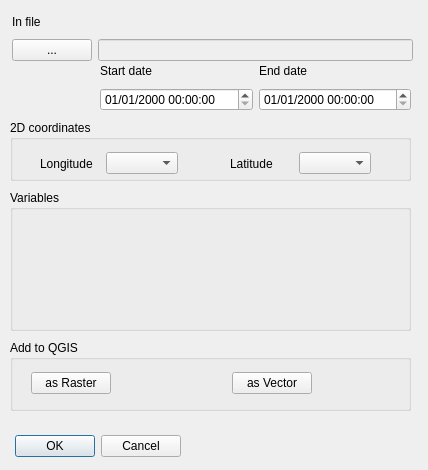
<?xml version="1.0" encoding="UTF-8"?>
<ui version="4.0">
 <class>Dialog</class>
 <widget class="QDialog" name="Dialog">
  <property name="geometry">
   <rect>
    <x>0</x>
    <y>0</y>
    <width>428</width>
    <height>470</height>
   </rect>
  </property>
  <property name="windowTitle">
   <string>Dialog</string>
  </property>
  <widget class="QDialogButtonBox" name="buttonBox">
   <property name="geometry">
    <rect>
     <x>10</x>
     <y>430</y>
     <width>171</width>
     <height>32</height>
    </rect>
   </property>
   <property name="orientation">
    <enum>Qt::Horizontal</enum>
   </property>
   <property name="standardButtons">
    <set>QDialogButtonBox::Cancel|QDialogButtonBox::Ok</set>
   </property>
  </widget>
  <widget class="QGroupBox" name="variablesGroupBox">
   <property name="geometry">
    <rect>
     <x>10</x>
     <y>190</y>
     <width>401</width>
     <height>141</height>
    </rect>
   </property>
   <property name="title">
    <string>Variables</string>
   </property>
  </widget>
  <widget class="QWidget" name="layoutWidget">
   <property name="geometry">
    <rect>
     <x>12</x>
     <y>11</y>
     <width>401</width>
     <height>50</height>
    </rect>
   </property>
   <layout class="QGridLayout" name="gridLayout">
    <item row="0" column="0">
     <widget class="QLabel" name="label">
      <property name="text">
       <string>In file</string>
      </property>
     </widget>
    </item>
    <item row="1" column="0">
     <widget class="QPushButton" name="innetCDFFileNameButton">
      <property name="minimumSize">
       <size>
        <width>80</width>
        <height>0</height>
       </size>
      </property>
      <property name="text">
       <string>...</string>
      </property>
     </widget>
    </item>
    <item row="1" column="1">
     <widget class="QLineEdit" name="innetCDFFileNameLineEdit">
      <property name="enabled">
       <bool>false</bool>
      </property>
     </widget>
    </item>
   </layout>
  </widget>
  <widget class="QWidget" name="layoutWidget">
   <property name="geometry">
    <rect>
     <x>100</x>
     <y>60</y>
     <width>311</width>
     <height>51</height>
    </rect>
   </property>
   <layout class="QGridLayout" name="gridLayout_3">
    <item row="0" column="0">
     <widget class="QLabel" name="label_3">
      <property name="text">
       <string>Start date</string>
      </property>
     </widget>
    </item>
    <item row="0" column="1">
     <widget class="QLabel" name="label_4">
      <property name="text">
       <string>End date</string>
      </property>
     </widget>
    </item>
    <item row="1" column="0">
     <widget class="QDateEdit" name="innetCDFStartDateDate">
      <property name="displayFormat">
       <string>dd/MM/yyyy hh:mm:ss</string>
      </property>
     </widget>
    </item>
    <item row="1" column="1">
     <widget class="QDateEdit" name="innetCDFEndDateDate">
      <property name="displayFormat">
       <string>dd/MM/yyyy hh:mm:ss</string>
      </property>
     </widget>
    </item>
   </layout>
  </widget>
  <widget class="QGroupBox" name="groupBox">
   <property name="geometry">
    <rect>
     <x>10</x>
     <y>340</y>
     <width>401</width>
     <height>71</height>
    </rect>
   </property>
   <property name="title">
    <string>Add to QGIS</string>
   </property>
   <widget class="QWidget" name="layoutWidget">
    <property name="geometry">
     <rect>
      <x>21</x>
      <y>30</y>
      <width>281</width>
      <height>27</height>
     </rect>
    </property>
    <layout class="QHBoxLayout" name="horizontalLayout">
     <item>
      <widget class="QPushButton" name="addAsRatserButton">
       <property name="text">
        <string>as Raster</string>
       </property>
      </widget>
     </item>
     <item>
      <spacer name="horizontalSpacer">
       <property name="orientation">
        <enum>Qt::Horizontal</enum>
       </property>
       <property name="sizeHint" stdset="0">
        <size>
         <width>40</width>
         <height>20</height>
        </size>
       </property>
      </spacer>
     </item>
     <item>
      <widget class="QPushButton" name="addAsVecorButton">
       <property name="text">
        <string>as Vector</string>
       </property>
      </widget>
     </item>
    </layout>
   </widget>
  </widget>
  <widget class="QGroupBox" name="coordinatesGroupBox">
   <property name="geometry">
    <rect>
     <x>10</x>
     <y>120</y>
     <width>401</width>
     <height>61</height>
    </rect>
   </property>
   <property name="title">
    <string>2D coordinates</string>
   </property>
   <widget class="QWidget" name="">
    <property name="geometry">
     <rect>
      <x>30</x>
      <y>30</y>
      <width>138</width>
      <height>27</height>
     </rect>
    </property>
    <layout class="QHBoxLayout" name="horizontalLayout_2">
     <item>
      <widget class="QLabel" name="label_2">
       <property name="text">
        <string>Longitude</string>
       </property>
      </widget>
     </item>
     <item>
      <widget class="QComboBox" name="lonVariableNameComboBox"/>
     </item>
    </layout>
   </widget>
   <widget class="QWidget" name="">
    <property name="geometry">
     <rect>
      <x>220</x>
      <y>30</y>
      <width>141</width>
      <height>27</height>
     </rect>
    </property>
    <layout class="QHBoxLayout" name="horizontalLayout_3">
     <item>
      <widget class="QLabel" name="label_5">
       <property name="text">
        <string>Latitude</string>
       </property>
      </widget>
     </item>
     <item>
      <widget class="QComboBox" name="latVariableNameComboBox"/>
     </item>
    </layout>
   </widget>
  </widget>
 </widget>
 <resources/>
 <connections>
  <connection>
   <sender>buttonBox</sender>
   <signal>accepted()</signal>
   <receiver>Dialog</receiver>
   <slot>accept()</slot>
   <hints>
    <hint type="sourcelabel">
     <x>248</x>
     <y>254</y>
    </hint>
    <hint type="destinationlabel">
     <x>157</x>
     <y>274</y>
    </hint>
   </hints>
  </connection>
  <connection>
   <sender>buttonBox</sender>
   <signal>rejected()</signal>
   <receiver>Dialog</receiver>
   <slot>reject()</slot>
   <hints>
    <hint type="sourcelabel">
     <x>316</x>
     <y>260</y>
    </hint>
    <hint type="destinationlabel">
     <x>286</x>
     <y>274</y>
    </hint>
   </hints>
  </connection>
 </connections>
</ui>
